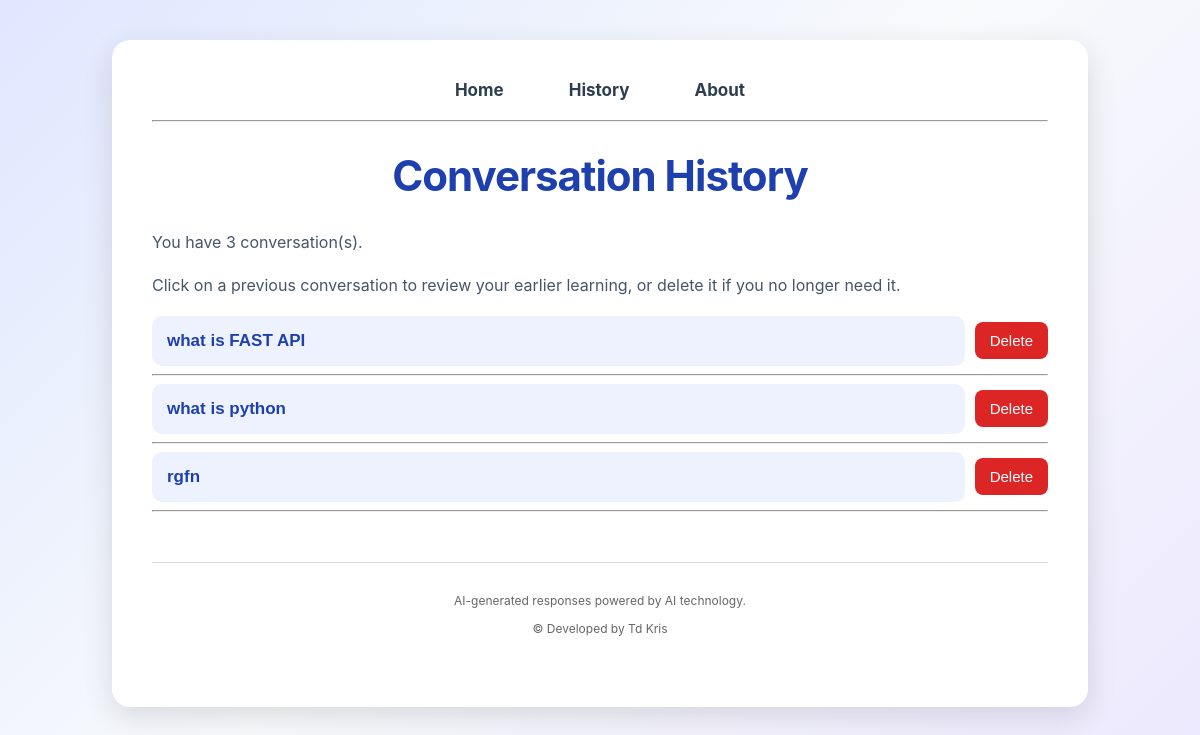
The app's page /history, older data.
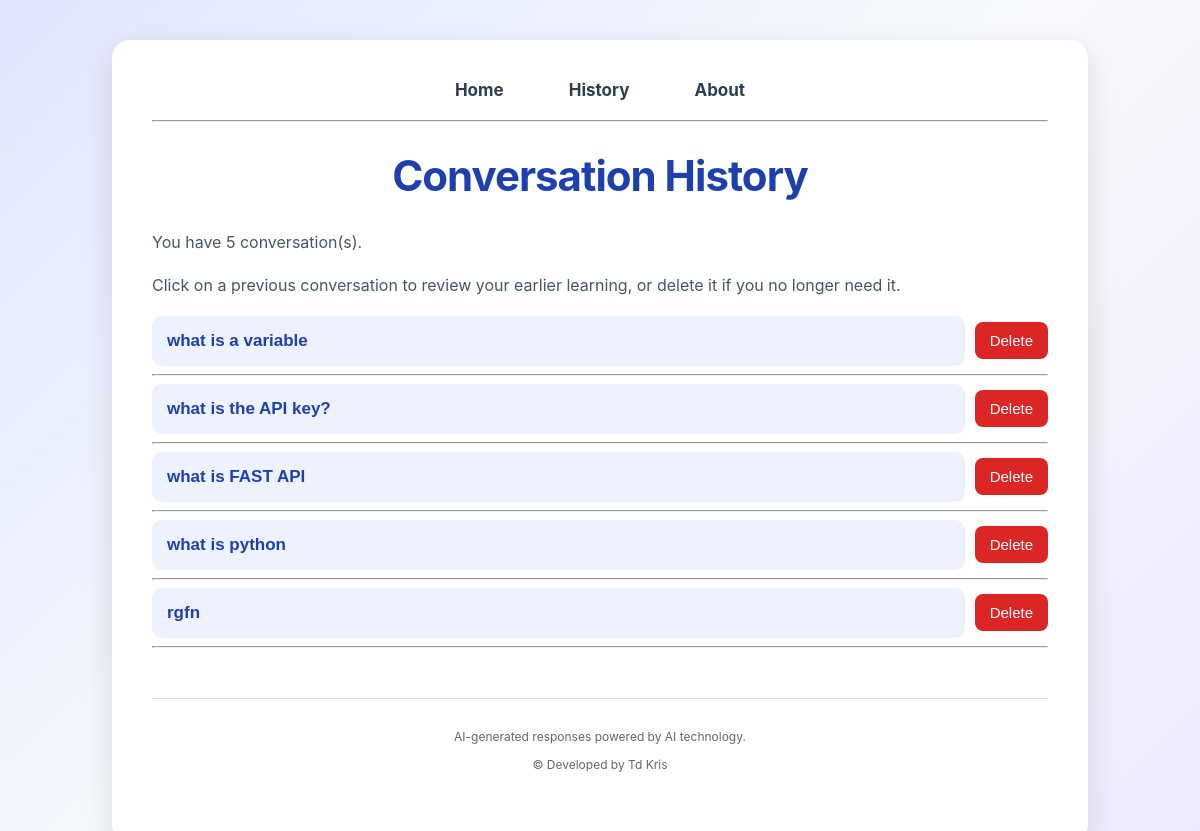
The same page, newer data.
### tables this page shows
CREATE TABLE conversations(
            id INTEGER PRIMARY KEY AUTOINCREMENT,
            question TEXT,
            answer TEXT,
            created_at TIMESTAMP DEFAULT CURRENT_TIMESTAMP
        );

### app/main.py (the view)
@app.get("/history", response_class=HTMLResponse)
async def history(request: Request):
    conversations = get_all_conversations()
    return templates.TemplateResponse(
        request=request,
        name="history.html",
        context={
            "request": request,
            "conversations": conversations
        }
    )

### app/templates/history.html (shortened to what this page needs)
<!DOCTYPE html>
<html>
<head>
    <link rel="stylesheet" href="/static/style.css">
</head>
<body>
<div class="container">
<nav>
    <a href="/">Home</a>
    <a href="/history">History</a>
    <a href="/about">About</a>
</nav>
<hr>
<h1>Conversation History</h1>
<p>You have {{ conversations|length }} conversation(s).</p>
<p>Click on a previous conversation to review your earlier learning, or delete it if you no longer need it.</p>
{% if conversations %}
{% for conversation in conversations %}
    <div class="history-menu">
    <div class="history-header">
    <button class="history-question" onclick="toggleanswer('{{ loop.index }}')">
    {{ conversation["question"] }}
    </button>
    <form method="post"
        action="/delete/{{ conversation['id'] }}"
        onsubmit="return confirm('Are you sure you want to delete this conversation?');">
        <button class="delete-button" type="submit">
         Delete
    </button>
    </form>
</div>
</div>
<hr>
{% endfor %}
{% else %}
<div class="no-history">
    <h3> No Conversation History </h3>
</div>
{% endif %}
    <footer>
    <p>
         AI-generated responses powered by AI technology.
    </p>
    <p>
        &copy;  Developed by Td Kris
    </p>
</footer>
</div>
</body>
</html>

### static/style.css (style rules this page uses)
body { font-family: "Inter", "Segoe UI", sans-serif; background: linear-gradient( 135deg, #e0e7ff, #f8fafc, #ede9fe ); margin: 0; padding: 40px; }
.container { width: 80%; max-width: 900px; margin: auto; background: white; padding: 40px; border-radius: 18px; box-shadow: 0 10px 30px rgba(0,0,0,0.12); }
nav { text-align: center; margin-bottom: 20px; display: flex; justify-content: center; align-items: center; gap: 25px; }
nav a { text-decoration: none; color: #2c3e50; font-weight: bold; margin: 0 20px; font-size: 17px; }
h1 { text-align: center; font-size: 42px; font-weight: 700; color: #1e40af; letter-spacing: -1px; }
p { color: #475569; line-height: 1.7; font-size: 16px; }
button { background:linear-gradient( 90deg, #2563eb, #7c3aed ); color: white; border: none; padding: 8px 16px; border-radius: 5px; font-size: 15px; cursor: pointer; transition: 0.3s; }
.history-question { width: 100%; text-align: left; background: #eef2ff; color: #1e40af; padding: 15px; border: none; border-radius: 10px; font-size: 17px; font-weight: 600; cursor: pointer; }
.history-header { display:flex; justify-content:space-between; align-items:center; gap:10px; }
.delete-button { background:#dc2626; color:white; padding:10px 15px; border-radius:8px; border:none; cursor:pointer; }
footer { text-align: center; margin-top: 50px; padding: 20px; border-top: 1px solid #ddd; }
footer p { margin: 8px 0; font-size: 12px; color: #666; }

Row changes from the older to the newer data that the page shows:
added conversations: question "what is a variable"
added conversations: question "what is the API key?"
Text that changed along with them:
{{ conversations|length }}: "3" → "5"
